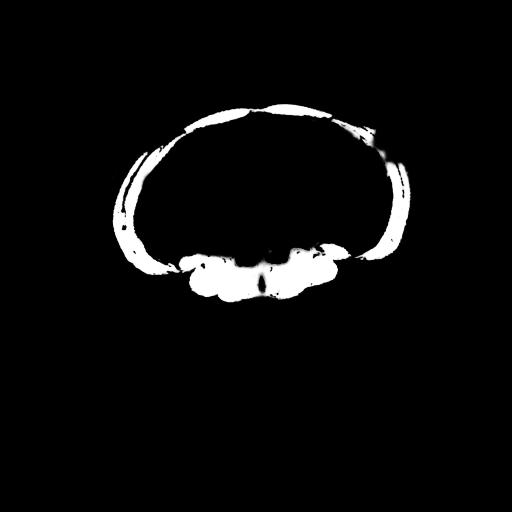
#> input picture result/result.jpg, 512 x 512 px
$ python post_process.py
#> lines starting #> are read from the running program, lines starting #| are printed output that depends on the picture; after the words box and inside, x2 and y2 are one past the last pixel; in counts of white or black regions, pixels touching at a corner belong together; long printed decimals are rounded
import cv2
import math
import numpy as np
import tkinter as tk
from tkinter import messagebox

def show(title,message):
    root = tk.Tk()
    root.withdraw()
    messagebox.showinfo(title,message)
    root.destroy()

img0 = cv2.imread('./result/result.jpg')
#> img0 is the input picture: shape (512, 512, 3); min 0, max 255, mean 11.2

# mask resize
img00 = cv2.resize(img0,(1024,1024),cv2.INTER_CUBIC)

mask = cv2.resize(img00.copy(),(1024,800))
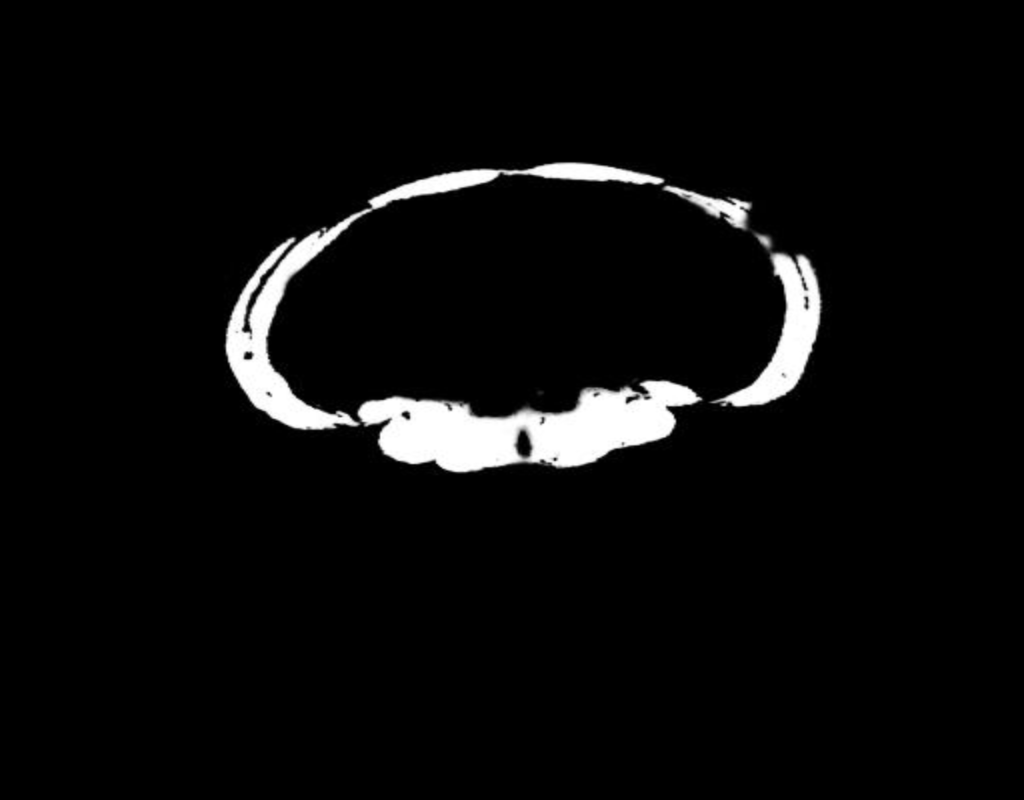
#> mask: shape (800, 1024, 3); min 0, max 255, mean 11.2
for i in range(0,1024):
    for j in range(0,800):
        (mask[j,i,0],mask[j,i,1],mask[j,i,2])=(img00[j,i,0],img00[j,i,1],img00[j,i,2])
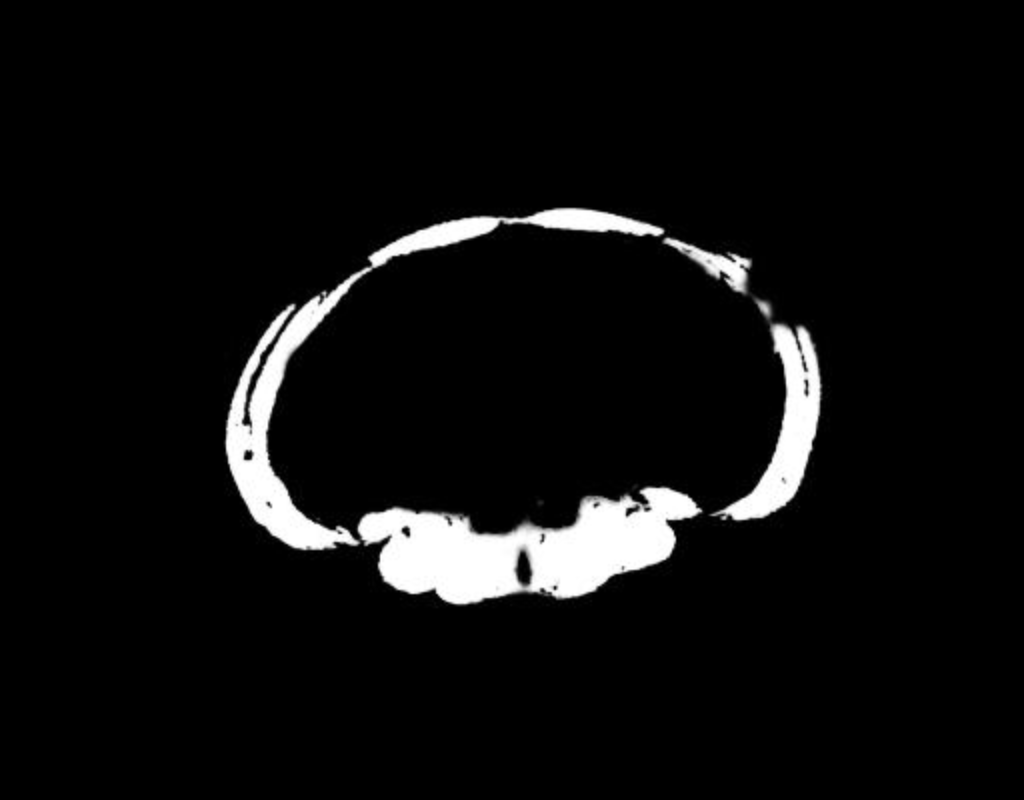
#> mask: shape (800, 1024, 3); 16.05% of pixels changed, all inside (x1, y1, x2, y2) = (223, 161, 833, 609)

# mask
# 圖片size < 1024*800時會出問題
img1 = mask.copy()
input = cv2.imread('./testing_set/input.png')
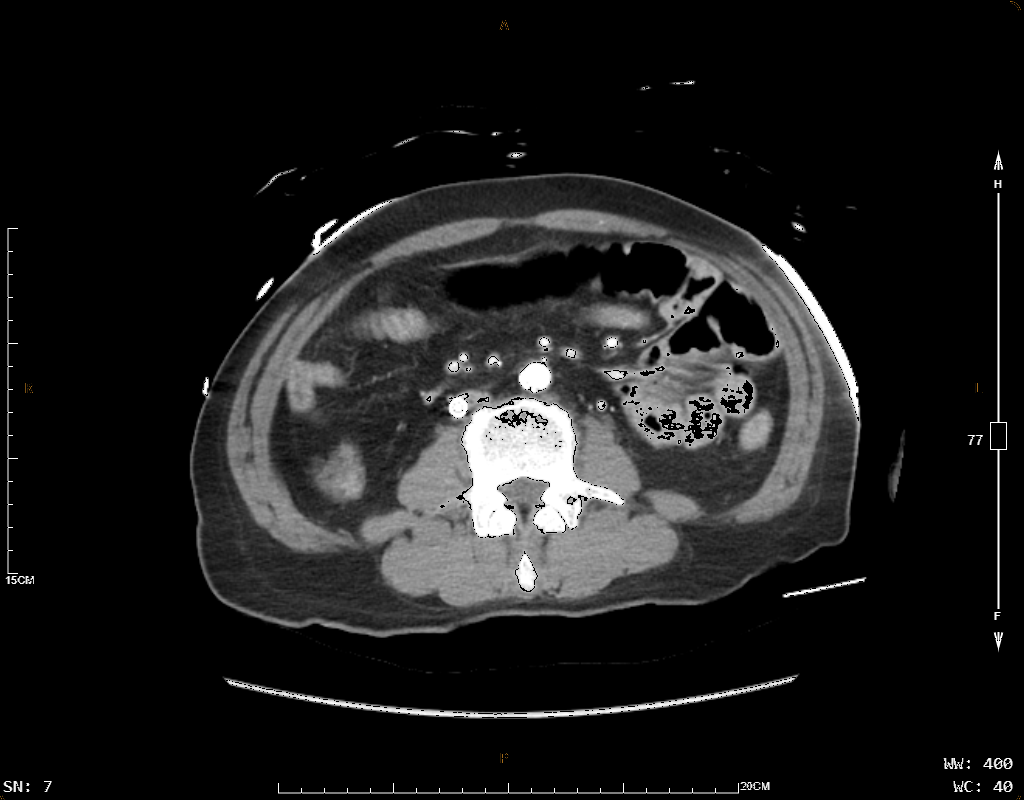
#> input picture testing_set/input.png, 1024 x 800 px
#> input is the input picture: shape (800, 1024, 3); mean B, G, R 28.2, 28.2, 28.2
for i in range(0,1024):
    for j in range(0,800):
        if mask[j,i,1]>50 and mask[j,i,2]>50:
            (img1[j,i,0],img1[j,i,1],img1[j,i,2])=(input[j,i,0],input[j,i,1],input[j,i,2])
        elif i>2 and i<100 and j>50 and j<750:
            (img1[j,i,0],img1[j,i,1],img1[j,i,2])=(input[j,i,0],input[j,i,1],input[j,i,2])
        else:
            (img1[j,i,0],img1[j,i,1],img1[j,i,2])=(0,0,0)
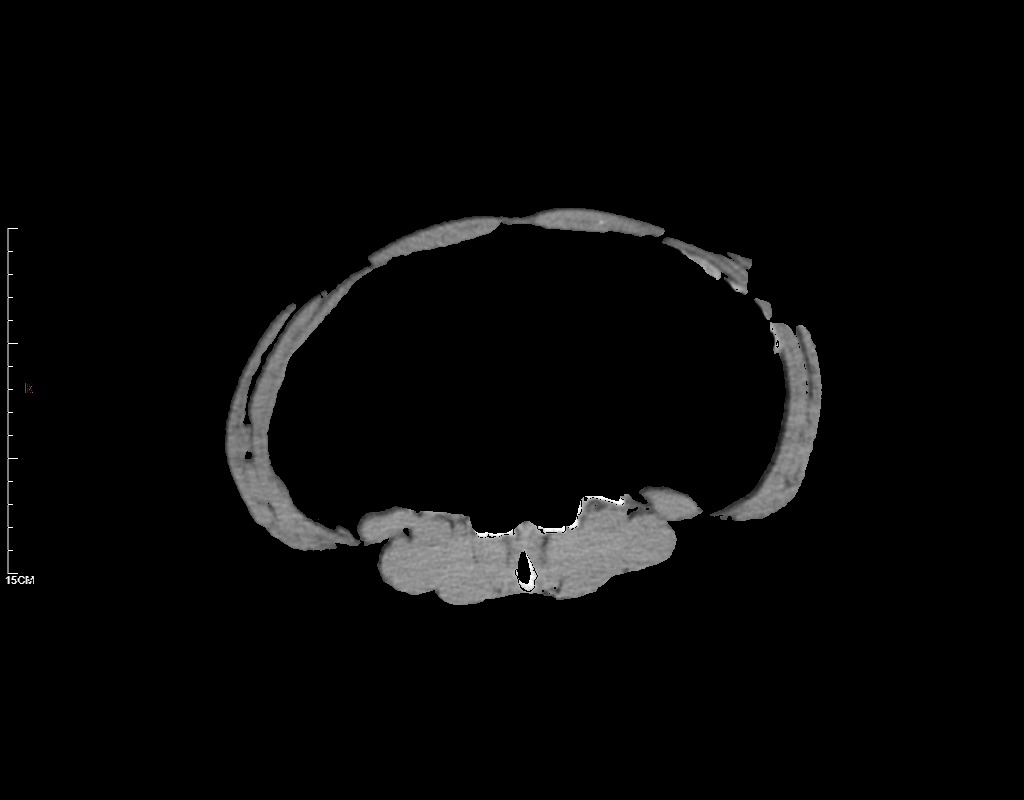
#> img1: shape (800, 1024, 3); 9.62% of pixels changed, all inside (x1, y1, x2, y2) = (5, 207, 833, 609)

# 取出比例尺
bg = cv2.cvtColor(input.copy(),cv2.COLOR_BGR2GRAY)
img_empty = bg.copy()
img_empty[:,:] = 0
#> img_empty: shape (800, 1024); every value is 0
for i in range(0,1024):
    for j in range(0,800):
        if i>50 and i<974 and j>50 and j<750:
            bg[j,i] = 0
        elif j<50:
            bg[j,i] = 0
        elif i>974:
            bg[j,i] = 0
        elif j>750 and i<50:
            bg[j,i] = 0
        elif j>=799 or j<=1 or i>=1023 or i<=1:
            bg[j,i] = 0
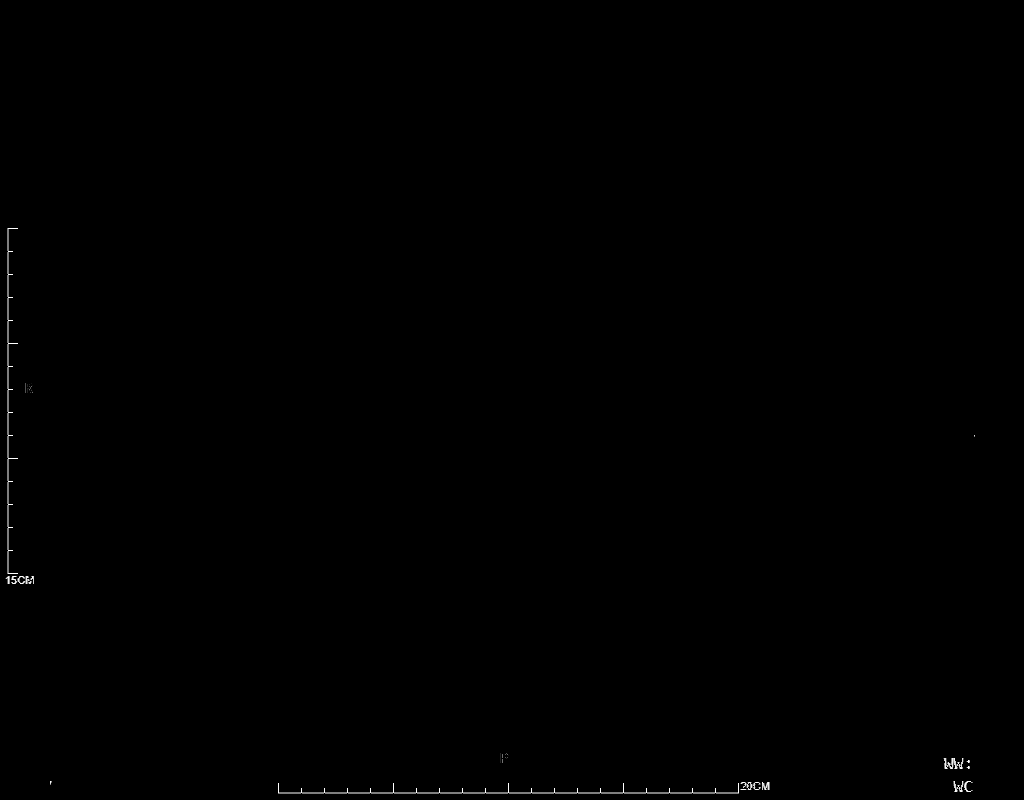
#> bg: shape (800, 1024); min 0, max 255, mean 0.4

contours,hierarachy = cv2.findContours(bg,cv2.RETR_CCOMP,cv2.CHAIN_APPROX_SIMPLE)
#> contours = 36 contours, 28 with area under 20; largest, box (x1, y1, x2, y2) and area: (278, 783, 739, 794) 461, (7, 228, 18, 574) 346, (943, 758, 964, 769) 99, (11, 576, 34, 584) 93, (740, 782, 761, 790) 59, (953, 781, 973, 792) 56, (762, 782, 770, 790) 37, (19, 576, 26, 584) 25
cv2.drawContours(bg,contours,-1,(255,255,255),2)
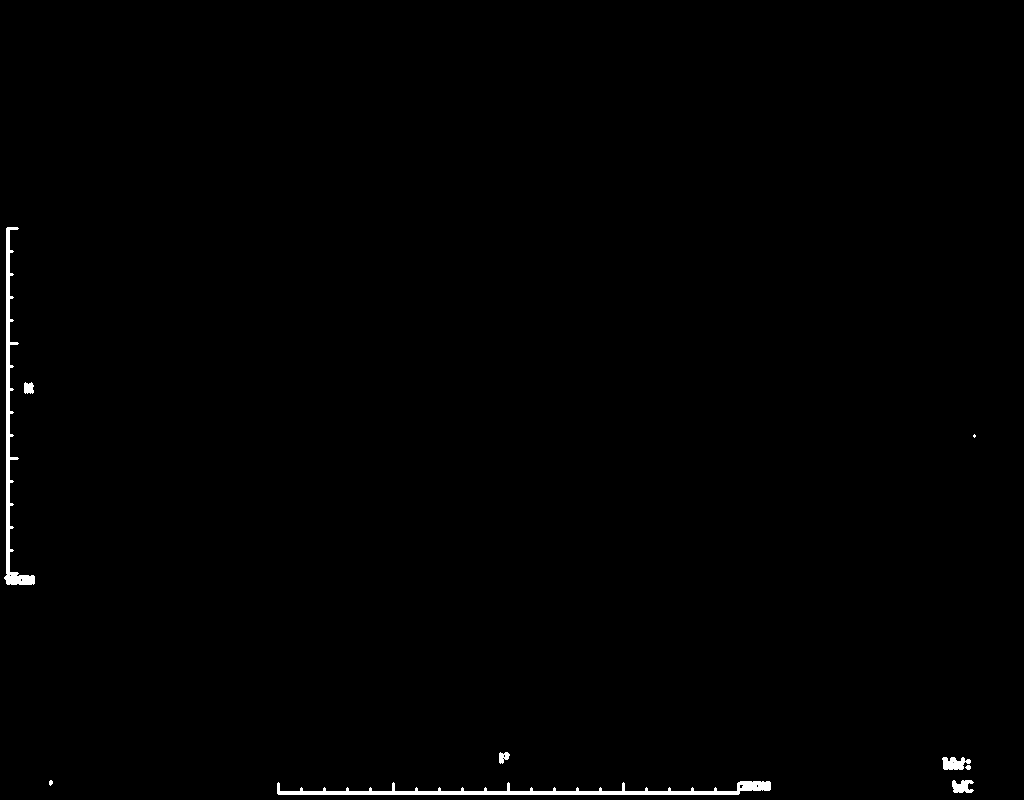
#> bg: shape (800, 1024); 0.58% of pixels changed, all inside (x1, y1, x2, y2) = (4, 227, 976, 795)

ruler15_xloc = 1023
ruler20_yloc = 0
for i in range(1023,-1,-1):
    if bg[399,i]>0:
        ruler15_xloc = i
for j in range(0,800):
    if bg[j,511]>0:
        ruler20_yloc = j

leng_ruler15 = 0
leng_ruler20 = 0
for i in range(0,1024):
    if bg[ruler20_yloc,i]>0:
        leng_ruler20 = leng_ruler20 + 1
    elif bg[ruler20_yloc,i-1]>0:
        break
#> after the loop, leng_ruler20 = 461
for j in range(0,800):
    if bg[j,ruler15_xloc]>0:
        leng_ruler15 = leng_ruler15 + 1
    elif bg[j-1,ruler15_xloc]>0:
        break
#> after the loop, leng_ruler15 = 346

print(ruler15_xloc,ruler20_yloc)
print(leng_ruler15,leng_ruler20)
#| 346 461
# caluculate area
result_g = cv2.cvtColor(mask,cv2.COLOR_BGR2GRAY)
n=0
for i in range(0,1024):
    for j in range(0,800):
        if result_g[j,i]>=50:
            n = n+1
area = n*15*20/(leng_ruler15*leng_ruler20)#(315*420)
#> area = 95.68
print('Area : ',area)
#| Area :  95.682

# [6 lines of commented-out code are left out]
show("Area",f'Area : {area}')

cv2.waitKey(0)
